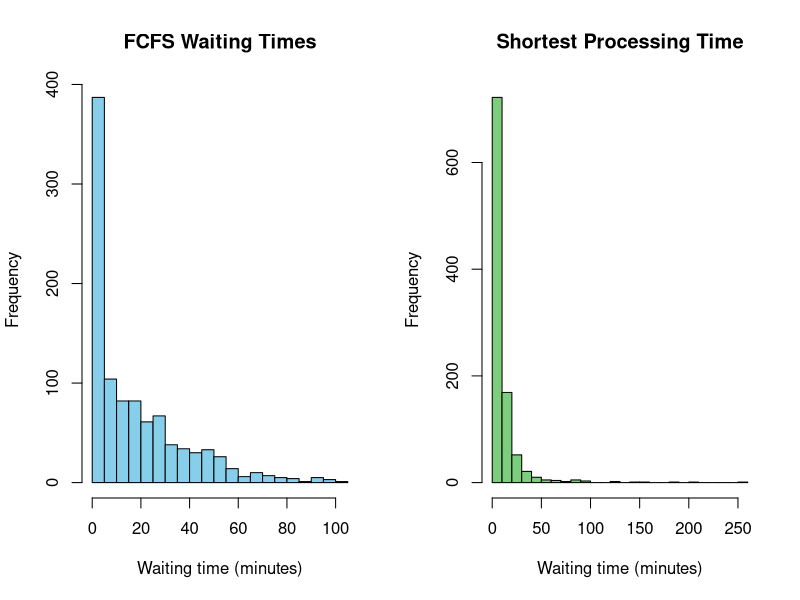
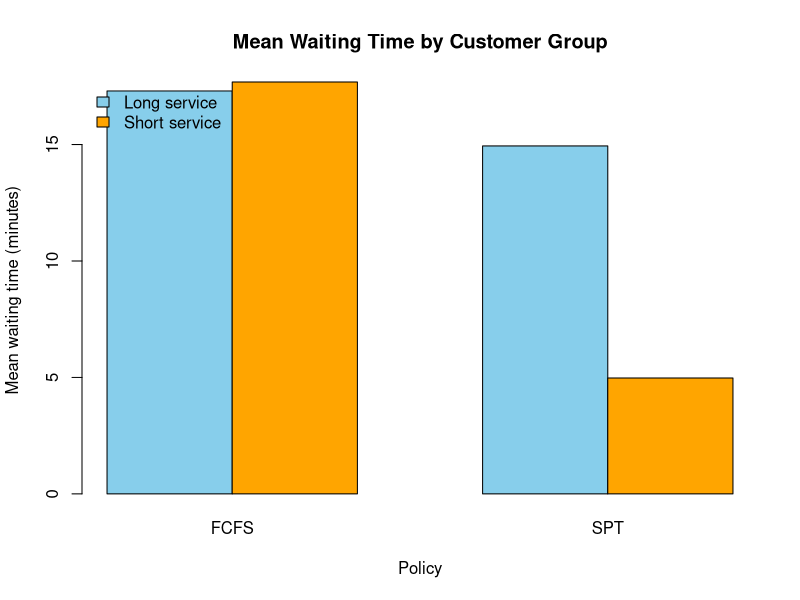
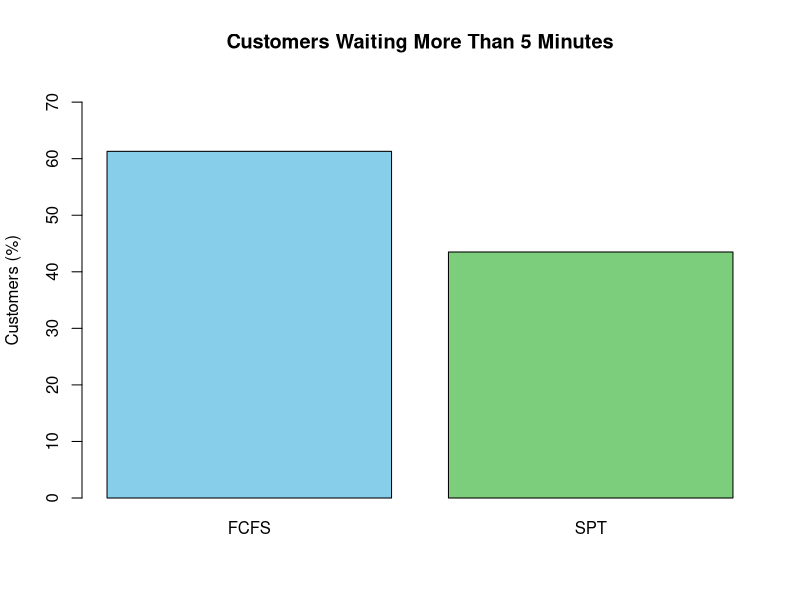

These figures' R source, in order:
# ============================================================
# THE QUEUE PARADOX
# A Probability-Based Simulation of Waiting Times Using R
#
# Translation of the submitted C++ implementation into R,
# following the methodology described in the project materials.
#
# Policy 1: FCFS - First Come, First Served
# Policy 2: SPT  - Shortest Processing Time First
#
# Both policies use the same arrivals and service durations.
# ============================================================

set.seed(2026)

# 1. PARAMETERS ------------------------------------------------

n_customers <- 1000
arrival_rate <- 8       # customers per hour
service_rate <- 10      # service completions per hour on average
long_wait_limit <- 5    # minutes
replications <- 100

# 2. GENERATE CUSTOMER ARRIVALS AND SERVICE TIMES ---------------

generate_customers <- function(n, arrival_rate, service_rate) {
  # Exponential interarrival times, converted from hours to minutes
  interarrival <- rexp(n, rate = arrival_rate) * 60
  arrival_time <- cumsum(interarrival)

  # Exponential service durations, converted from hours to minutes
  service_time <- rexp(n, rate = service_rate) * 60

  data.frame(
    Customer = seq_len(n),
    Arrival = arrival_time,
    Service = service_time
  )
}

# 3. SIMULATE ONE QUEUEING POLICY -------------------------------

simulate_queue <- function(customers, policy = c("FCFS", "SPT")) {
  policy <- match.arg(policy)
  n <- nrow(customers)

  start_time <- numeric(n)
  departure_time <- numeric(n)
  waiting_time <- numeric(n)

  remaining <- seq_len(n)
  clock <- 0

  while (length(remaining) > 0) {
    # Find customers who have arrived and are waiting
    available <- remaining[customers$Arrival[remaining] <= clock]

    # If nobody has arrived, move the clock to the next arrival
    if (length(available) == 0) {
      next_customer <- remaining[
        which.min(customers$Arrival[remaining])
      ]

      clock <- customers$Arrival[next_customer]
      available <- remaining[customers$Arrival[remaining] <= clock]
    }

    # Choose the next customer according to the selected policy
    if (policy == "FCFS") {
      # Earliest arrival first
      chosen <- available[
        which.min(customers$Arrival[available])
      ]
    } else {
      # Shortest service duration first; break ties by arrival time
      order_index <- order(
        customers$Service[available],
        customers$Arrival[available]
      )
      chosen <- available[order_index[1]]
    }

    # Calculate service start, waiting and departure
    start_time[chosen] <- max(clock, customers$Arrival[chosen])
    waiting_time[chosen] <- start_time[chosen] - customers$Arrival[chosen]
    departure_time[chosen] <- start_time[chosen] + customers$Service[chosen]

    # Update the server clock and remove the customer from the waiting list
    clock <- departure_time[chosen]
    remaining <- setdiff(remaining, chosen)
  }

  results <- customers
  results$Policy <- policy
  results$Start <- start_time
  results$Departure <- departure_time
  results$Waiting <- waiting_time
  results$Time_In_System <- waiting_time + results$Service

  # Illustrative classification based on service duration
  results$Group <- ifelse(
    results$Service <= 5,
    "Short service",
    "Long service"
  )

  results
}

# 4. CALCULATE SUMMARY STATISTICS -------------------------------

summarise_queue <- function(results, wait_limit = 5) {
  data.frame(
    Policy = unique(results$Policy),
    Customers = nrow(results),
    Mean_Wait_Minutes = mean(results$Waiting),
    Median_Wait_Minutes = median(results$Waiting),
    SD_Wait_Minutes = sd(results$Waiting),
    Variance_Wait_Minutes = var(results$Waiting),
    Long_Wait_Probability = mean(results$Waiting > wait_limit),
    Long_Wait_Percent = 100 * mean(results$Waiting > wait_limit),
    Mean_Time_In_System = mean(results$Time_In_System)
  )
}

# 5. RUN BOTH POLICIES ON THE SAME CUSTOMERS --------------------

customers <- generate_customers(
  n_customers,
  arrival_rate,
  service_rate
)

fcfs <- simulate_queue(customers, "FCFS")
spt <- simulate_queue(customers, "SPT")

comparison <- rbind(
  summarise_queue(fcfs, long_wait_limit),
  summarise_queue(spt, long_wait_limit)
)

cat("\n============================================\n")
cat(" THE QUEUE PARADOX - SIMULATION RESULTS\n")
cat("============================================\n")
cat("Customers:", n_customers, "\n")
cat("Arrival rate:", arrival_rate, "customers/hour\n")
cat("Service rate:", service_rate, "customers/hour\n")
cat("Both policies use the same customers.\n\n")
print(comparison, row.names = FALSE, digits = 3)

# 6. COMPARE WAITING TIME BY CUSTOMER GROUP ---------------------

both_results <- rbind(fcfs, spt)

group_summary <- aggregate(
  Waiting ~ Policy + Group,
  data = both_results,
  FUN = mean
)

names(group_summary)[3] <- "Mean_Wait_Minutes"

cat("\nMEAN WAIT BY SERVICE-TIME GROUP\n")
print(group_summary, row.names = FALSE, digits = 3)

# 7. MONTE CARLO SIMULATION -------------------------------------

run_replications <- function(
    reps, n, arrival_rate, service_rate, wait_limit) {

  all_results <- vector("list", reps * 2)
  index <- 1

  for (r in seq_len(reps)) {
    # Generate one customer sample for this replication
    dat <- generate_customers(n, arrival_rate, service_rate)

    # Compare both policies on the same generated customers
    for (policy in c("FCFS", "SPT")) {
      sim <- simulate_queue(dat, policy)

      all_results[[index]] <- data.frame(
        Replication = r,
        Policy = policy,
        Mean_Wait = mean(sim$Waiting),
        Long_Wait_Probability = mean(sim$Waiting > wait_limit)
      )

      index <- index + 1
    }
  }

  do.call(rbind, all_results)
}

mc <- run_replications(
  reps = replications,
  n = 500,
  arrival_rate = arrival_rate,
  service_rate = service_rate,
  wait_limit = long_wait_limit
)

mc_summary <- aggregate(
  cbind(Mean_Wait, Long_Wait_Probability) ~ Policy,
  data = mc,
  FUN = mean
)

cat("\nMONTE CARLO RESULTS - AVERAGE OVER REPLICATIONS\n")
print(mc_summary, row.names = FALSE, digits = 3)

# 8. SAVE TABLES ------------------------------------------------

write.csv(
  comparison,
  "Queue_Paradox_Summary.csv",
  row.names = FALSE
)

write.csv(
  group_summary,
  "Queue_Paradox_Group_Summary.csv",
  row.names = FALSE
)

write.csv(
  mc_summary,
  "Queue_Paradox_Monte_Carlo.csv",
  row.names = FALSE
)

# 9. GRAPH 1: WAITING-TIME DISTRIBUTIONS ------------------------

png(
  "Queue_Paradox_Waiting_Distributions.png",
  width = 1200,
  height = 800
)

par(mfrow = c(1, 2))

hist(
  fcfs$Waiting,
  breaks = 30,
  col = "skyblue",
  main = "FCFS Waiting Times",
  xlab = "Waiting time (minutes)"
)

hist(
  spt$Waiting,
  breaks = 30,
  col = "palegreen3",
  main = "Shortest Processing Time",
  xlab = "Waiting time (minutes)"
)

dev.off()

# 10. GRAPH 2: GROUP FAIRNESS -----------------------------------

png(
  "Queue_Paradox_Group_Fairness.png",
  width = 1200,
  height = 800
)

group_means <- aggregate(
  Waiting ~ Policy + Group,
  data = both_results,
  FUN = mean
)

group_matrix <- matrix(
  NA_real_,
  nrow = 2,
  ncol = 2,
  dimnames = list(
    c("FCFS", "SPT"),
    c("Long service", "Short service")
  )
)

for (i in seq_len(nrow(group_means))) {
  group_matrix[
    group_means$Policy[i],
    group_means$Group[i]
  ] <- group_means$Waiting[i]
}

barplot(
  t(group_matrix),
  beside = TRUE,
  col = c("skyblue", "orange"),
  names.arg = c("FCFS", "SPT"),
  main = "Mean Waiting Time by Customer Group",
  xlab = "Policy",
  ylab = "Mean waiting time (minutes)"
)

legend(
  "topleft",
  legend = colnames(group_matrix),
  fill = c("skyblue", "orange"),
  bty = "n"
)

dev.off()

# 11. GRAPH 3: PROBABILITY OF A LONG WAIT -----------------------

png(
  "Queue_Paradox_Long_Wait_Probability.png",
  width = 1000,
  height = 700
)

barplot(
  comparison$Long_Wait_Percent,
  names.arg = comparison$Policy,
  col = c("skyblue", "palegreen3"),
  main = paste0("Customers Waiting More Than ", long_wait_limit, " Minutes"),
  ylab = "Customers (%)",
  ylim = c(0, max(comparison$Long_Wait_Percent) * 1.2)
)

dev.off()

# 12. FINISH -----------------------------------------------------

cat("\n============================================\n")
cat("Simulation completed successfully.\n")
cat("CSV tables and PNG graphs have been saved.\n")
cat("============================================\n")
